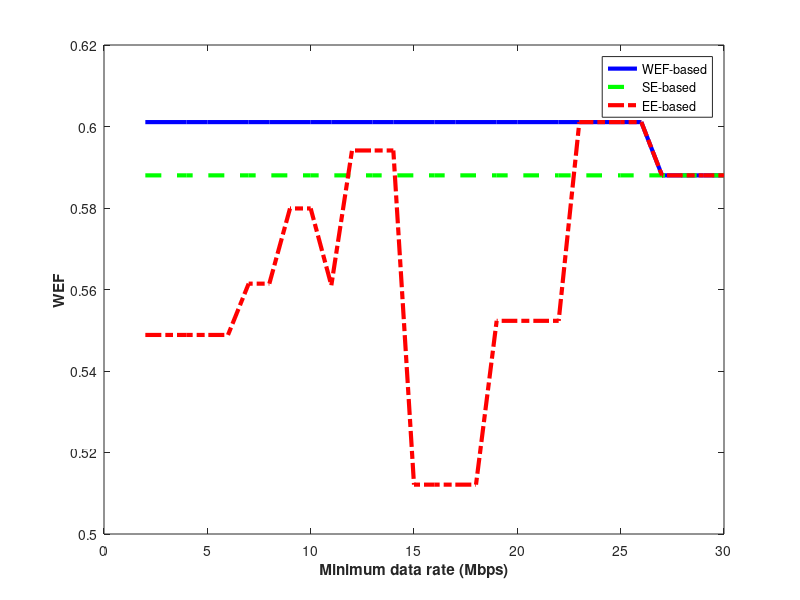

Here is the MATLAB script that generated this plot:
% Spatial Modulation in MIMO Systems

clc 
close all
clear all

%% Defining constants

pe_max=10^-5;                                % max ser allowed
N0=3.981*10^(-21);                           % Noise PSD in W/Hz. = -174 in dBm/Hz
B=10^6;                                      % bandwidth = 1 MHz.
sig_n2=B*N0;                                 % sigma n square in watt 
Ga=1;                                        % Antenna Gain
eta=0.1;                                     % efficiency of amplifier
Pc=10^(-8);                                  % Power consumption in channel coding
Pb=4.09*10^(-9);                             % Power consumption in baseband processing
Pf=0.1;                                      % fixed circuit power consumption
Pc1=0.04;                                    % circuit power consumption proportional to system parameters
Pc2=1.3*10^(-8);                             % circuit power consumption proportional to system parameters
d_loss=1.58489*10^10;                        % large-scale channel fading loss = 102dB
Nt=8;                                        % Number of transmitters
Nr=4;                                        % Number of receivers
Ptr_max=0.251;                               % Maximum allowed Txd Power = 24dBm
%Rmin=8*10^6;                                 % Minimum required data rate = 8 Mbps


%% Generate Rayleigh fading channel coefficients

H = 1/sqrt(2)*(randn(Nr,Nt)+1i*randn(Nr,Nt));    % Channel matrix
Rr = eye(Nr,Nr);                                 % Receiver correlation matrix
Rt = eye(Nt,Nt);                                 % Transmit correlation matrix
P=rank(Rr);
k=0.5;                                         % fraction of SE
%% 

Nm=[2;4;8;16;32;64;128;256];                     
Ptm=0.01*[1;2;3;4;5;6;7;8];
chi_cm=(10^4)*[3.5; 14; 58; 220; 930; 3700; 15000;  60000];    % Assuming Nam=2 initially
%P_minm=[0.00316 0.00501187 0.00758577 0.0107152 0.01412537 0.02041738 0.0302 0.05012].';
% for i=1:8
% rho_minm(i,1)=(er_max.*Nm(i).*Nm(i).*16.*1.*factorial(P).*factorial(P-1))/(factorial(2*P-1).*chi_cm(i));
% end

Km = [1;1;1.6;1.6;1.57;2.14 ;2.4;2.9];     %PAPR

Nam=[1;2;3;4];

temp_modes=[Nm Ptm chi_cm Km];

for i=1:size(temp_modes,1)
    modes((i-1)*4+1,:)=[temp_modes(i,:) Nam(1)];
    modes((i-1)*4+2,:)=[temp_modes(i,:) Nam(2)];
    modes((i-1)*4+3,:)=[temp_modes(i,:) Nam(3)];
    modes((i-1)*4+4,:)=[temp_modes(i,:) Nam(4)];
end

Nm=modes(:,1);
Ptm=modes(:,2);
chi_cm=modes(:,3);
Km=modes(:,4);
Nam=modes(:,5);

Ptrm=Ptm.*Nam;
rho_m=(Ga*Ptrm)/(sig_n2 * d_loss);

for i=1:size(Nam)
    Nlm(i)=2^(floor(log2(nchoosek(Nt,Nam(i)))));
end
Nlm=Nlm.';
Ncm=(Nm.^Nam).*Nlm;

pe_m=(nchoosek(2*P-1,P))*(((rho_m.^(-P)).*chi_cm)./Ncm);



% %Eme=mean(Em);
% %Em=4*Em-3*Eme*ones(size(modes,1),1);
% %Em=Em-2*min(Em)*ones(size(modes,1),1);

% 
%Ptr_max=0.045:0.01:0.33;Ptr_max=Ptr_max';
% 
%for j=1:size(Ptr_max,1)

Rmin=2*10^6:10^6:30*10^6; Rmin=Rmin.';
% 
for j=1:size(Rmin,1)
    
Sm=log2(Nlm)+Nam.*log2(Nm);
Rm=B*Sm;

Ptot=Pc*Rm+ Nam*B*Pb + Pf*ones(size(modes,1),1) + Nam*Pc1 + Nam*B*Pc2 + (1/eta)*(Ptrm.*Km);
Em=Rm./Ptot;
    
[Smax]=max(Sm);
[Emax]=max(Em);

Sm_norm=Sm/Smax;
Em_norm=Em/Emax;
    
for i=1:size(modes,1)
    if Ptrm(i)>Ptr_max
        Em(i)=0;
        Sm(i)=0;
        Sm_norm(i)=0;
        Em_norm(i)=0;
        
    elseif pe_m(i)>pe_max
        Em(i)=0;
        Sm(i)=0;
        Sm_norm(i)=0;
        Em_norm(i)=0;
        
    elseif Rm(i)<Rmin(j)
        Em(i)=0;
        Sm(i)=0;
        Sm_norm(i)=0;
        Em_norm(i)=0;
    end
end


[Sm_max, m_sm]=max(Sm);
[Em_max, m_em]=max(Em);

Wm=k*Sm_norm+(1-k)*Em_norm;

[W_max(j), m_opt(j)]  = max(Wm);

Sm_opt(j)=Sm_norm(m_opt(j));
Em_opt(j)=Em_norm(m_opt(j));

Wm_in_Sm(j)=k*Sm_norm(m_sm)+(1-k)*Em_norm(m_sm);
      
Wm_in_Em(j)=k*Sm_norm(m_em)+(1-k)*Em_norm(m_em);

end

figure(1)
plot(Rmin/1000000,W_max,'b-','LineWidth',3);
hold on
plot(Rmin/1000000,Wm_in_Sm,'g--','LineWidth',3);
plot(Rmin/1000000,Wm_in_Em,'r-.','LineWidth',3);
axis([0 30 0.5 0.62])
% % % title('Convergence Plot','FontWeight','bold')
xlabel('Minimum data rate (Mbps)','FontWeight','bold')
ylabel('WEF','FontWeight','bold')
legend('WEF-based','SE-based','EE-based');
